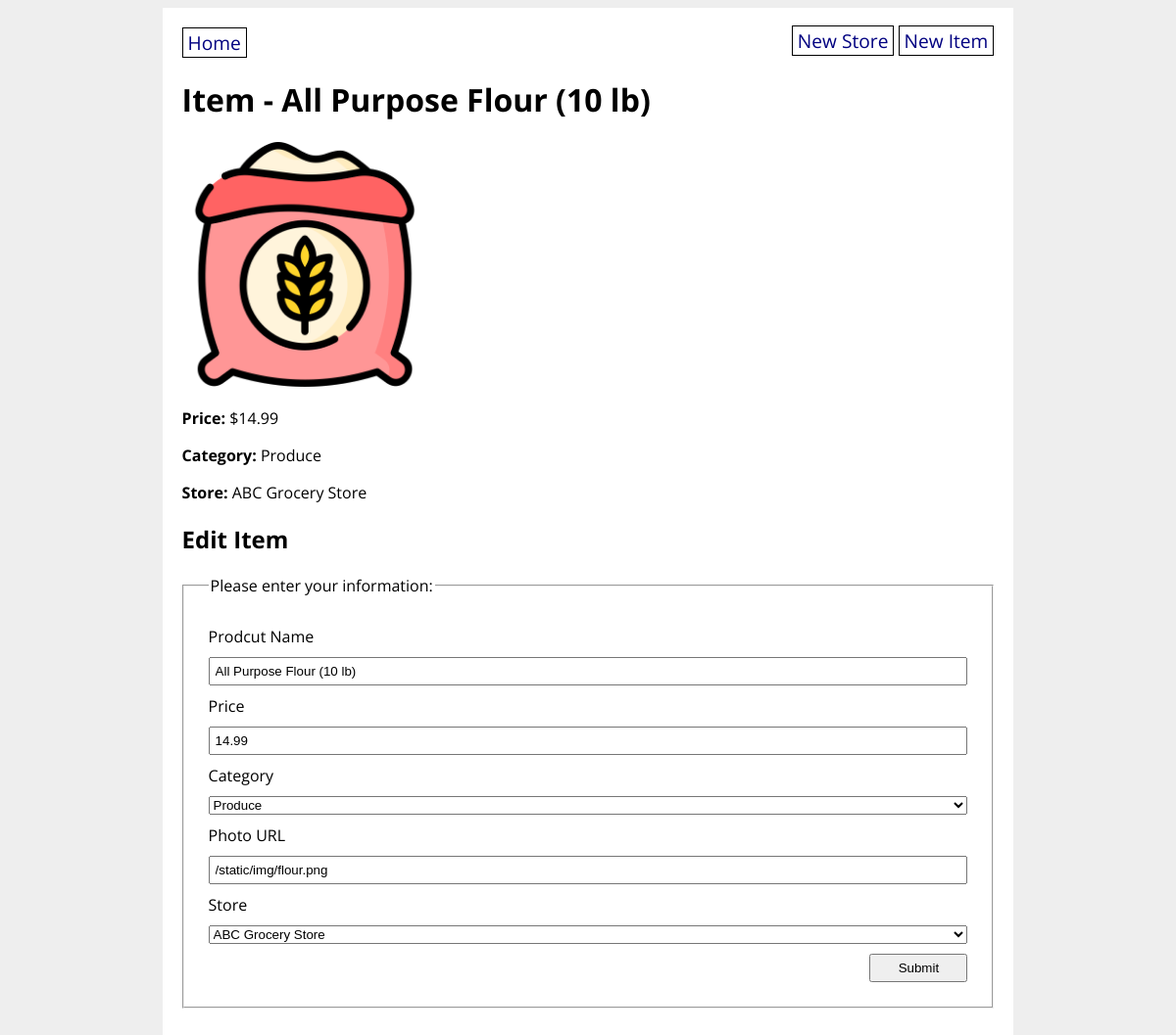
Screenshot of /item/6 with the database file from the repository.
### grocery_app/models.py (models this page shows, shortened)
class GroceryItem(db.Model):
    id = db.Column(db.Integer, primary_key=True)
    name = db.Column(db.String(80), nullable=False)
    price = db.Column(db.Float(precision=2), nullable=False)
    category = db.Column(db.Enum(ItemCategory), default=ItemCategory.OTHER)
    photo_url = db.Column(URLType)
    store_id = db.Column(
        db.Integer, db.ForeignKey('grocery_store.id'), nullable=False)
    store = db.relationship('GroceryStore', back_populates='items')

class GroceryStore(db.Model):
    id = db.Column(db.Integer, primary_key=True)
    title = db.Column(db.String(80), nullable=False)
    address = db.Column(db.String(200), nullable=False)
    items = db.relationship('GroceryItem', back_populates='store')
    def __str__(self):
        return f"{self.title}"

### grocery_app/routes.py (the view)
@main.route('/item/<item_id>', methods=['GET', 'POST'])
def item_detail(item_id):
    item = GroceryItem.query.get(item_id)
    form = GroceryItemForm(obj=item)
    if form.validate_on_submit():
        form.populate_obj(item)
        db.session.add(item)
        db.session.commit()
        flash("Item was updated successfully")
        return redirect(url_for("main.item_detail",item_id=item.id))
    item = GroceryItem.query.get(item_id)
    return render_template('item_detail.html', item=item, form=form)

### grocery_app/forms.py
class GroceryItemForm(FlaskForm):
    name = StringField("Prodcut Name",
        validators=[
            DataRequired(),
            Length(min=3, max=80, message= "The product name needs to be between 3 to 80 charcaters")
        ])
    price = FloatField("Price")
    category = SelectField("Category", choices=ItemCategory.choices())
    photo_url = StringField("Photo URL")
    store = QuerySelectField("Store",
        query_factory=lambda: GroceryStore.query, allow_blank=False)
    submit = SubmitField("Submit")

### grocery_app/utils.py (called while the page is built)
    def __str__(self):
        return str(self.value)

### grocery_app/templates/item_detail.html (shortened to what this page needs)
{% extends 'base.html' %}
{% block content %}
<h1>Item - {{ item.name }}</h1>
<p><img src="{{ item.photo_url }}" width="250px" height="250px"></p>
<p><strong>Price:</strong> ${{ item.price }}</p>
<p><strong>Category:</strong> {{ item.category }}</p>
<p><strong>Store:</strong> {{ item.store.title }}</p>
<h2>Edit Item</h2>
<form method="POST" action="{{ url_for('main.item_detail', item_id=item.id) }}">
    <fieldset>
        <legend>Please enter your information:</legend>
        {{ form.name.label }}
        {{ form.name }}
        {{ form.price.label }}
        {{ form.price }}
        {{ form.category.label }}
        {{ form.category }}
        {{ form.photo_url.label }}
        {{ form.photo_url }}
        {{ form.store.label }}
        {{ form.store }}
        {{ form.submit }}
    </fieldset>
</form>
{% endblock %}

### grocery_app/static/style.css (style rules this page uses)
body { background-image: url("https://images.unsplash.com/32/Mc8kW4x9Q3aRR3RkP5Im_IMG_4417.jpg"); background-color: #cccccc; display: flex; flex-direction: column; align-items: center; background-color: #eee; font-family: 'Open Sans', sans-serif; }
fieldset { display: flex; flex-direction: column; margin: 20px 0; padding: 20px; }
fieldset * { margin: 5px; }
fieldset input { padding: 5px; }
input[type=submit] { width: 100px; align-self: flex-end; }

### rows the page displays
GroceryItem: name "All Purpose Flour (10 lb)", photo_url (picture), price "14.99", category "Produce", photo_url "/static/img/flour.png", store "ABC Grocery Store"
GroceryStore: store "ABC Grocery Store"
